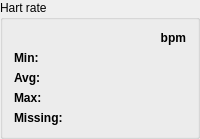
          <widget class="QGroupBox" name="groupBox_20">
           <property name="title">
            <string>Hart rate</string>
           </property>
           <layout class="QGridLayout" name="gridLayout_21">
            <item row="2" column="0">
             <widget class="QLabel" name="label_109">
              <property name="font">
               <font>
                <bold>true</bold>
               </font>
              </property>
              <property name="text">
               <string>Avg:</string>
              </property>
             </widget>
            </item>
            <item row="0" column="0">
             <widget class="QLabel" name="label_110">
              <property name="text">
               <string/>
              </property>
             </widget>
            </item>
            <item row="1" column="1">
             <widget class="QLabel" name="labelHartRateMin">
              <property name="text">
               <string/>
              </property>
              <property name="alignment">
               <set>Qt::AlignRight|Qt::AlignTrailing|Qt::AlignVCenter</set>
              </property>
             </widget>
            </item>
            <item row="3" column="1">
             <widget class="QLabel" name="labelHartRateMax">
              <property name="text">
               <string/>
              </property>
              <property name="alignment">
               <set>Qt::AlignRight|Qt::AlignTrailing|Qt::AlignVCenter</set>
              </property>
             </widget>
            </item>
            <item row="1" column="0">
             <widget class="QLabel" name="label_111">
              <property name="font">
               <font>
                <bold>true</bold>
               </font>
              </property>
              <property name="text">
               <string>Min:</string>
              </property>
             </widget>
            </item>
            <item row="2" column="1">
             <widget class="QLabel" name="labelHartRateAvg">
              <property name="text">
               <string/>
              </property>
              <property name="alignment">
               <set>Qt::AlignRight|Qt::AlignTrailing|Qt::AlignVCenter</set>
              </property>
             </widget>
            </item>
            <item row="0" column="1">
             <widget class="QLabel" name="label_112">
              <property name="font">
               <font>
                <bold>true</bold>
               </font>
              </property>
              <property name="text">
               <string>bpm</string>
              </property>
              <property name="alignment">
               <set>Qt::AlignRight|Qt::AlignTrailing|Qt::AlignVCenter</set>
              </property>
             </widget>
            </item>
            <item row="3" column="0">
             <widget class="QLabel" name="label_113">
              <property name="font">
               <font>
                <bold>true</bold>
               </font>
              </property>
              <property name="text">
               <string>Max:</string>
              </property>
             </widget>
            </item>
            <item row="4" column="0">
             <widget class="QLabel" name="label_114">
              <property name="font">
               <font>
                <bold>true</bold>
               </font>
              </property>
              <property name="text">
               <string>Missing:</string>
              </property>
             </widget>
            </item>
            <item row="4" column="1">
             <widget class="QLabel" name="labelHartRateMissing">
              <property name="text">
               <string/>
              </property>
              <property name="alignment">
               <set>Qt::AlignRight|Qt::AlignTrailing|Qt::AlignVCenter</set>
              </property>
             </widget>
            </item>
           </layout>
          </widget>
